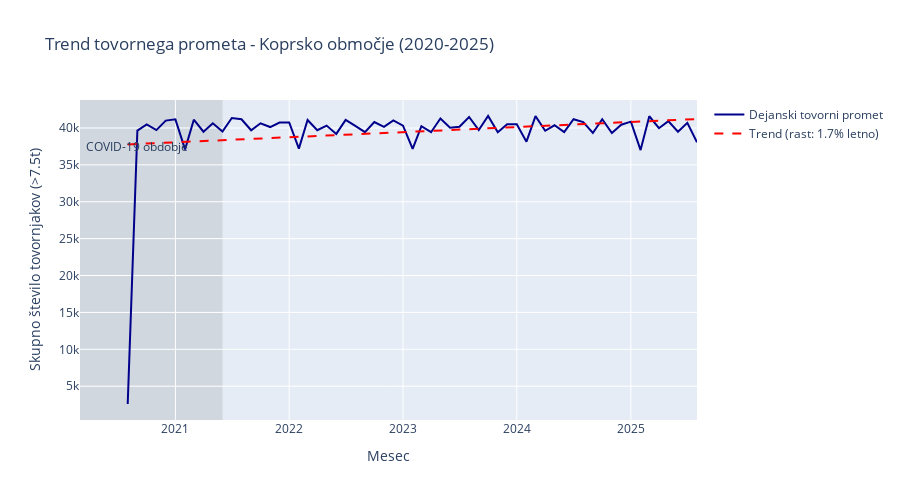

Write notebook code for a chart like this one.
### Markdown cell above
## 5. Trend analiza in rast

### Code cell
# Mesečna agregacija za trend analizo
df_koper['year_month'] = pd.to_datetime(df_koper['datetime'].dt.to_period('M').astype(str))
monthly_trucks = df_koper.groupby('year_month').agg({
    'Trucks_7.5t': 'sum',
    'Total_All_Lanes': 'sum'
}).reset_index()
monthly_trucks['truck_percentage'] = (monthly_trucks['Trucks_7.5t'] / monthly_trucks['Total_All_Lanes']) * 100

# Linearni trend
from scipy.stats import linregress
x = np.arange(len(monthly_trucks))
slope, intercept, r_value, p_value, std_err = linregress(x, monthly_trucks['Trucks_7.5t'])

# Izračun letne stopnje rasti
yearly_growth = (slope * 12 / monthly_trucks['Trucks_7.5t'].mean()) * 100

# Vizualizacija trenda
fig = go.Figure()

# Dejanski podatki
fig.add_trace(go.Scatter(
    x=monthly_trucks['year_month'],
    y=monthly_trucks['Trucks_7.5t'],
    mode='lines',
    name='Dejanski tovorni promet',
    line=dict(color='darkblue', width=2)
))

# Trend linija
trend_line = intercept + slope * x
fig.add_trace(go.Scatter(
    x=monthly_trucks['year_month'],
    y=trend_line,
    mode='lines',
    name=f'Trend (rast: {yearly_growth:.1f}% letno)',
    line=dict(color='red', width=2, dash='dash')
))

# Dodaj anotacijo za COVID obdobje
fig.add_vrect(
    x0="2020-03-01", x1="2021-06-01",
    fillcolor="gray", opacity=0.2,
    layer="below", line_width=0,
)
fig.add_annotation(
    x="2020-09-01", y=monthly_trucks['Trucks_7.5t'].max() * 0.9,
    text="COVID-19 obdobje",
    showarrow=False,
    font=dict(size=12)
)

fig.update_layout(
    title="Trend tovornega prometa - Koprsko območje (2020-2025)",
    xaxis_title="Mesec",
    yaxis_title="Skupno število tovornjakov (>7.5t)",
    hovermode='x unified',
    height=500
)

fig.show()

print(f"\n=== ANALIZA TRENDA ===")
print(f"R² vrednost: {r_value**2:.4f}")
print(f"Mesečna rast: {slope:.0f} tovornjakov")
print(f"Letna stopnja rasti: {yearly_growth:.2f}%")
print(f"P-vrednost trenda: {p_value:.4e}")
